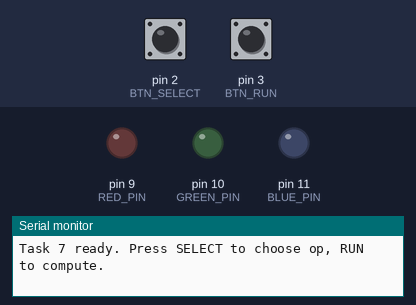
Bench run of a sketch on a simulated Arduino Uno, built with avr-gcc and run on an emulated ATmega328P. On the bench: output pins drawn as LEDs (lit = HIGH), the last lines printed to the serial monitor. The test bench sets the inputs (shaded band); at power-on: pin 2 (BTN_SELECT) HIGH, pin 3 (BTN_RUN) HIGH.

Above: at 1.2 s.
1.3 s: pin 2 (BTN_SELECT) pulled LOW for 0.15 s
At 2.5 s:
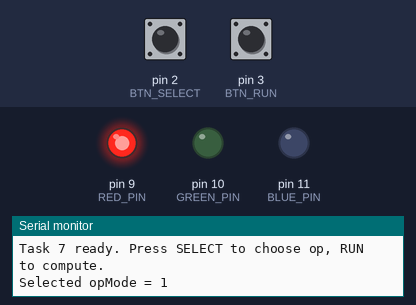
2.9 s: pin 3 (BTN_RUN) pulled LOW for 0.15 s
At 4.2 s:
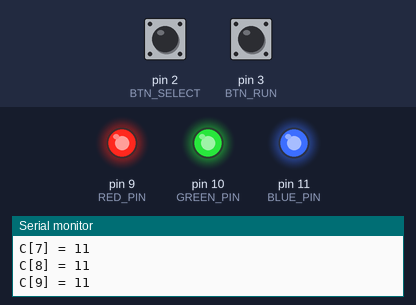
4.5 s: pin 2 (BTN_SELECT) pulled LOW for 1 s
At 5.0 s:
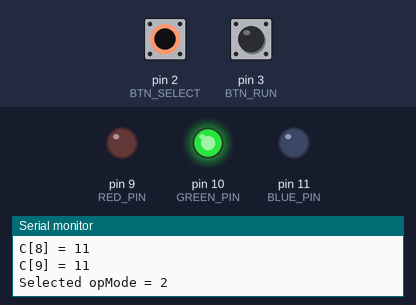
7.0 s: pin 2 (BTN_SELECT) pulled LOW for 0.15 s
At 8.2 s:
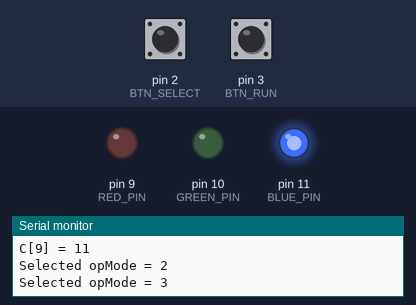
8.6 s: pin 2 (BTN_SELECT) pulled LOW for 3.2 s
At 9.4 s:
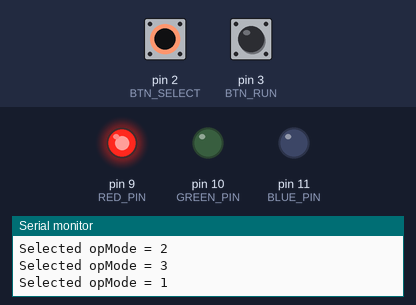
13.3 s: pin 3 (BTN_RUN) pulled LOW for 1 s
At 14.6 s:
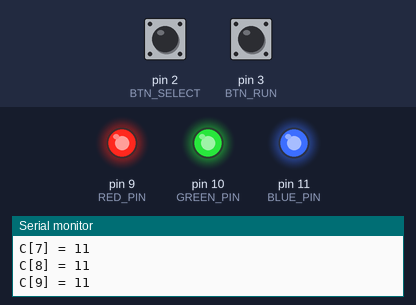
Timing chart, 0 to 16.3 s (numbered marks = the images above; inputs shaded):
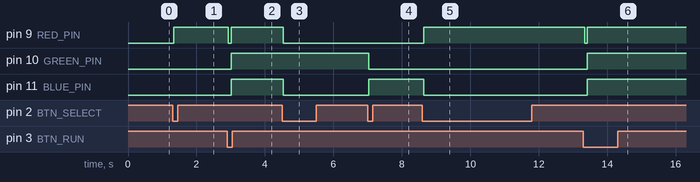

Measured:
- after the input at 1.3 s, pin 9 (RED_PIN): LOW → HIGH at once
- after the input at 2.9 s, pin 9 (RED_PIN): HIGH → LOW at once, → HIGH 0.08 s later; pin 10 (GREEN_PIN), pin 11 (BLUE_PIN): LOW → HIGH after 0.11 s
- after the input at 4.5 s, pin 9 (RED_PIN), pin 11 (BLUE_PIN): HIGH → LOW at once
- after the input at 7.0 s, pin 10 (GREEN_PIN): HIGH → LOW at once; pin 11 (BLUE_PIN): LOW → HIGH at once
- after the input at 8.6 s, pin 9 (RED_PIN): LOW → HIGH at once; pin 11 (BLUE_PIN): HIGH → LOW at once
- after the input at 13.3 s, pin 9 (RED_PIN): HIGH → LOW at once, → HIGH 0.08 s later; pin 10 (GREEN_PIN), pin 11 (BLUE_PIN): LOW → HIGH after 0.11 s

The sketch:

Q7.ino
```cpp
#include <Arduino.h>

const int RED_PIN   = 9;
const int GREEN_PIN = 10;
const int BLUE_PIN  = 11;

const int BTN_SELECT = 2;
const int BTN_RUN    = 3;

int A[10] = { 1,2,3,4,5,6,7,8,9,10 };
int B[10] = { 10,9,8,7,6,5,4,3,2,1 };
int C[10];

int opMode = 0;

struct Debounce {
  bool lastReading = HIGH;
  bool stableState = HIGH;
  unsigned long lastDebounceTime = 0;
};

const unsigned long DEBOUNCE_MS = 35;

Debounce dbSel, dbRun;

void setLEDs(bool r, bool g, bool b) {
  digitalWrite(RED_PIN,   r ? HIGH : LOW);
  digitalWrite(GREEN_PIN, g ? HIGH : LOW);
  digitalWrite(BLUE_PIN,  b ? HIGH : LOW);
}

void allOff() { setLEDs(false, false, false); }
void allOn()  { setLEDs(true,  true,  true ); }

bool pressedEdge(int pin, Debounce &db) {
  bool reading = digitalRead(pin);

  if (reading != db.lastReading) {
    db.lastDebounceTime = millis();
    db.lastReading = reading;
  }

  if ((millis() - db.lastDebounceTime) > DEBOUNCE_MS) {
    if (reading != db.stableState) {
      db.stableState = reading;
      if (db.stableState == LOW) return true;
    }
  }
  return false;
}

void showSelectedOpLED() {
  if (opMode == 1) setLEDs(true,  false, false); // add
  else if (opMode == 2) setLEDs(false, true,  false); // sub
  else if (opMode == 3) setLEDs(false, false, true ); // mul
  else allOff();
}

void computeAndStore() {
  allOff();

  for (int i = 0; i < 10; i++) {
    if (opMode == 1)      C[i] = A[i] + B[i];
    else if (opMode == 2) C[i] = A[i] - B[i];
    else if (opMode == 3) C[i] = A[i] * B[i];
    else                  C[i] = 0;
  }

  Serial.println("Results C[10]:");
  for (int i = 0; i < 10; i++) {
    Serial.print("C[");
    Serial.print(i);
    Serial.print("] = ");
    Serial.println(C[i]);
  }

  allOn();
}

void setup() {
  Serial.begin(9600);
  while (!Serial) {}

  pinMode(RED_PIN, OUTPUT);
  pinMode(GREEN_PIN, OUTPUT);
  pinMode(BLUE_PIN, OUTPUT);

  pinMode(BTN_SELECT, INPUT_PULLUP);
  pinMode(BTN_RUN, INPUT_PULLUP);

  allOff();
  Serial.println("Task 7 ready. Press SELECT to choose op, RUN to compute.");
}

void loop() {
  if (pressedEdge(BTN_SELECT, dbSel)) {
    opMode++;
    if (opMode > 3) opMode = 1;

    Serial.print("Selected opMode = ");
    Serial.println(opMode);

    showSelectedOpLED();
  }

  if (pressedEdge(BTN_RUN, dbRun)) {
    Serial.println("RUN pressed.");
    computeAndStore();
  }
}
```
